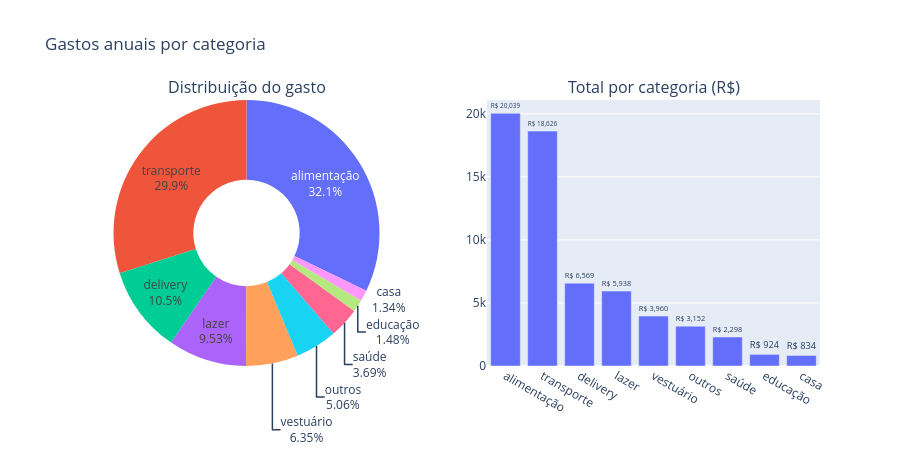

The notebook cell this image was saved under:
### Markdown cell above
## 2. Visão geral — gasto por categoria

### Code cell
# Total por categoria
por_categoria = (
    df.groupby("categoria")["valor"]
    .agg(["sum", "count", "mean"])
    .rename(columns={"sum": "total", "count": "qtd", "mean": "ticket_medio"})
    .sort_values("total", ascending=False)
    .reset_index()
)
por_categoria["percentual"] = por_categoria["total"] / por_categoria["total"].sum() * 100

fig = make_subplots(
    rows=1, cols=2,
    specs=[[{"type": "pie"}, {"type": "bar"}]],
    subplot_titles=("Distribuição do gasto", "Total por categoria (R$)")
)

fig.add_trace(go.Pie(
    labels=por_categoria["categoria"],
    values=por_categoria["total"].round(2),
    hole=0.4,
    textinfo="label+percent"
), row=1, col=1)

fig.add_trace(go.Bar(
    x=por_categoria["categoria"],
    y=por_categoria["total"].round(2),
    text=por_categoria["total"].apply(lambda x: f"R$ {x:,.0f}"),
    textposition="outside",
    marker_color="#636EFA"
), row=1, col=2)

fig.update_layout(title="Gastos anuais por categoria", height=450, showlegend=False)
fig.show()

print("\nResumo:")
print(por_categoria.to_string(index=False))

### Figure 1 — Plotly figure (JSON) as saved in the notebook; plotly's stock layout.template omitted (floating-point values rounded to 4 significant figures)
{"data": [{"domain": {"x": [0, 0.45], "y": [0, 1]}, "hole": 0.4, "labels": ["alimentação", "transporte", "delivery", "lazer", "vestuário", "outros", "saúde", "educação", "casa"], "textinfo": "label+percent", "type": "pie", "values": [20040.0, 18630.0, 6569.0, 5938.0, 3960.0, 3152.0, 2298.0, 923.7, 834.2]}, {"marker": {"color": "#636EFA"}, "text": ["R$ 20,039", "R$ 18,626", "R$ 6,569", "R$ 5,938", "R$ 3,960", "R$ 3,152", "R$ 2,298", "R$ 924", "R$ 834"], "textposition": "outside", "type": "bar", "x": ["alimentação", "transporte", "delivery", "lazer", "vestuário", "outros", "saúde", "educação", "casa"], "xaxis": "x", "y": [20040.0, 18630.0, 6569.0, 5938.0, 3960.0, 3152.0, 2298.0, 923.7, 834.2], "yaxis": "y"}], "layout": {"annotations": [{"font": {"size": 16}, "showarrow": false, "text": "Distribuição do gasto", "x": 0.225, "xanchor": "center", "xref": "paper", "y": 1, "yanchor": "bottom", "yref": "paper"}, {"font": {"size": 16}, "showarrow": false, "text": "Total por categoria (R$)", "x": 0.775, "xanchor": "center", "xref": "paper", "y": 1, "yanchor": "bottom", "yref": "paper"}], "height": 450, "showlegend": false, "title": {"text": "Gastos anuais por categoria"}, "xaxis": {"anchor": "y", "domain": [0.55, 1]}, "yaxis": {"anchor": "x", "domain": [0, 1]}}}
